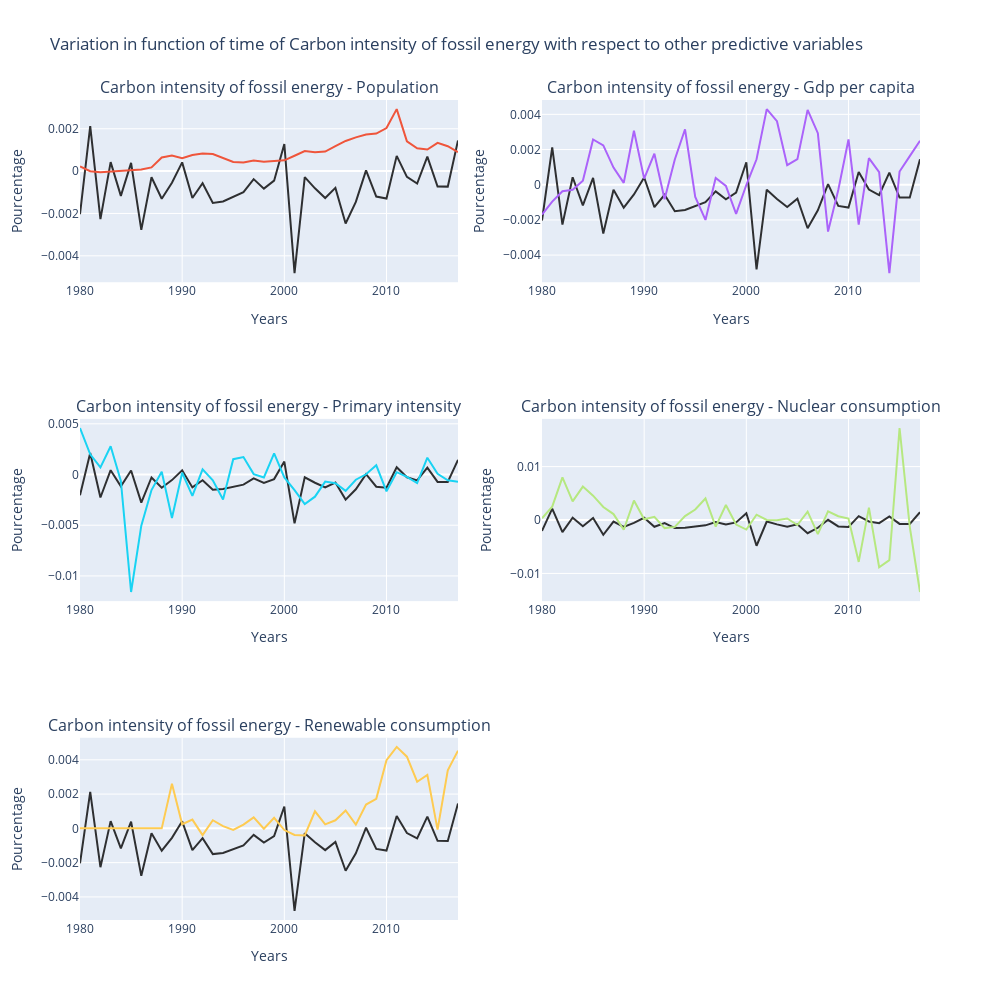

The notebook cell this image was saved under:
### Code cell
# Initialize figure with subplots
fig = make_subplots(
    rows=3, cols=2, subplot_titles=("Carbon intensity of fossil energy - Population",
                                    "Carbon intensity of fossil energy - Gdp per capita",
                                    "Carbon intensity of fossil energy - Primary intensity",
                                    "Carbon intensity of fossil energy - Nuclear consumption",
                                    "Carbon intensity of fossil energy - Renewable consumption"))

plotly_descriptive_variable(fig, names, temporal_var, 2, [0,1,3,4,5])
